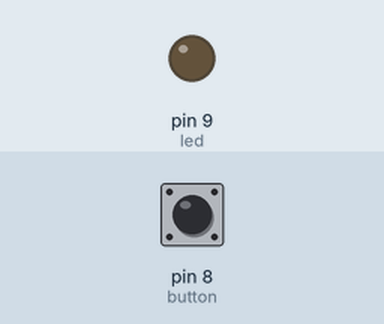
This sketch was run on a simulated Arduino Uno, built with avr-gcc and run on an emulated ATmega328P. Parts: output pins drawn as LEDs (lit = HIGH). The inputs (shaded band) are chosen by the test bench; at power-on: pin 8 (button) HIGH.

Above: at 1.2 s.
1.3 s: pin 8 (button) pulled LOW for 0.15 s
At 2.1 s:
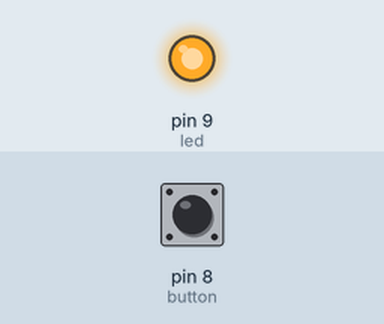
3.8 s: pin 8 (button) pulled LOW for 3.2 s
At 8.3 s:
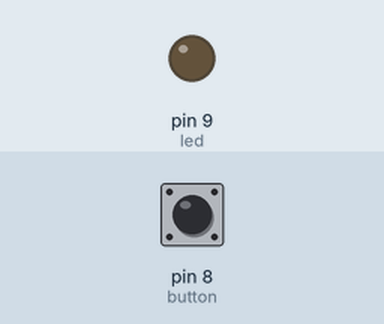
Timing chart, 0 to 9.8 s (numbered marks = the images above; inputs shaded):
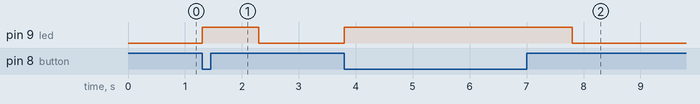

The sketch:

LED.ino
```cpp
int button = 8;
int val;
int led = 9;

void setup() {
  Serial.begin(9600);
  pinMode(button, INPUT_PULLUP);
  pinMode(led, OUTPUT);

}

void loop() {
  val = digitalRead(button);
  if(val == 0){

      digitalWrite(led, HIGH);

      delay(1000);


  }else{
    digitalWrite(led,LOW);

  }


}
```

Measured:
- after the input at 1.3 s, pin 9 (led): LOW → HIGH at once, → LOW 1.0 s later
- after the input at 3.8 s, pin 9 (led): LOW → HIGH at once, → LOW 4.0 s later
